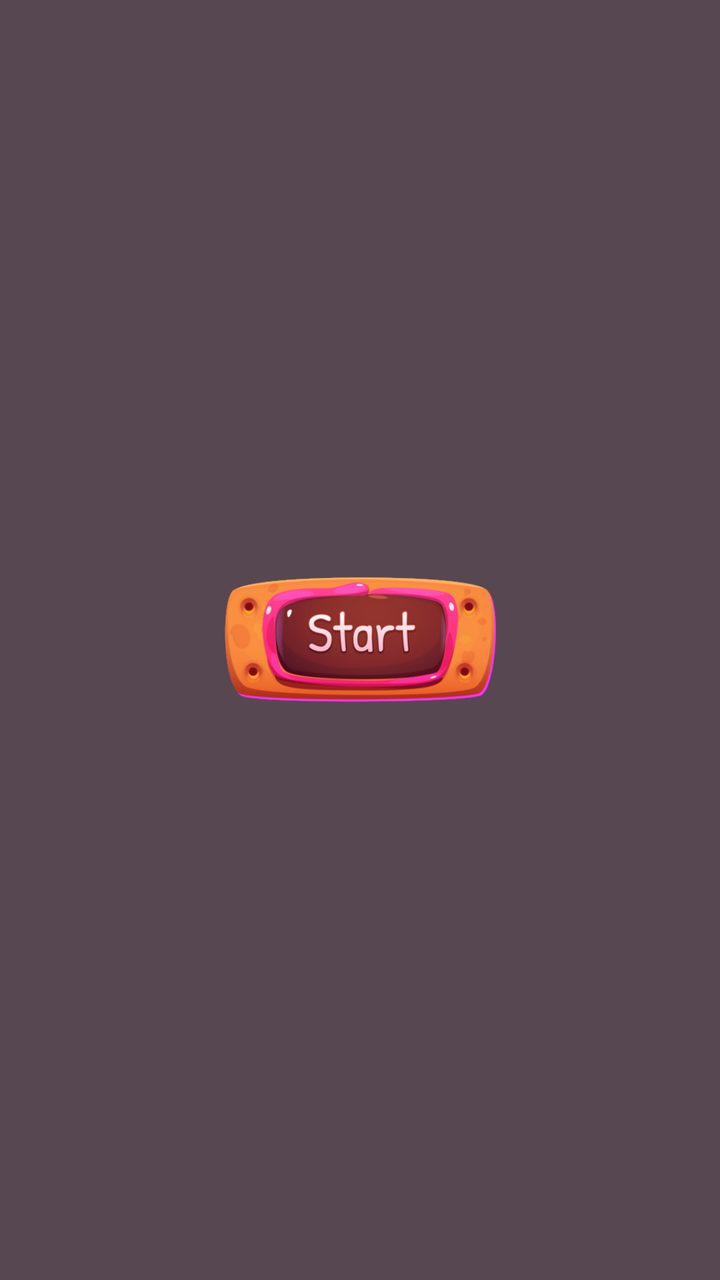
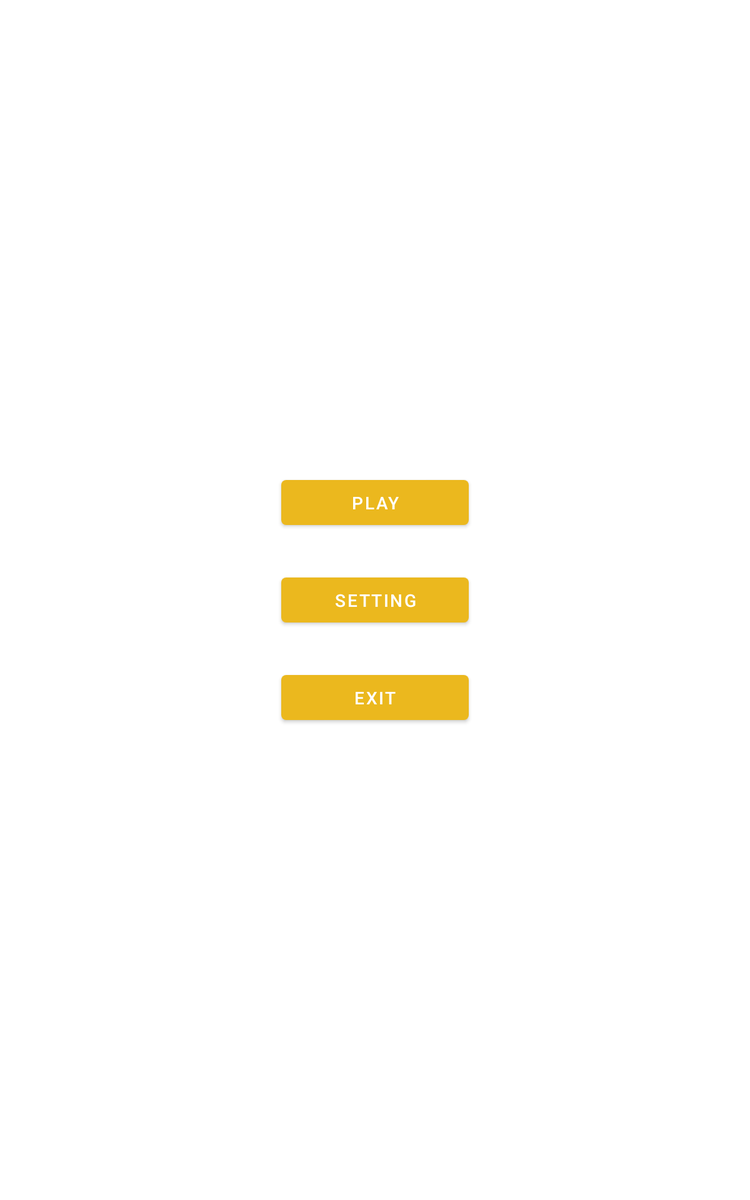

Two renders of one Android screen. The first uses the default layout on a phone; the second uses the alternative layout the repository ships for a different screen configuration, on a matching device. The two XML files are below.
<!-- AndroidManifest.xml: application theme Theme.MyGuide1 -->
<!-- res/layout/activity_main.xml -->
<?xml version="1.0" encoding="utf-8"?>
<RelativeLayout xmlns:android="http://schemas.android.com/apk/res/android"
    xmlns:app="http://schemas.android.com/apk/res-auto"
    xmlns:tools="http://schemas.android.com/tools"
    android:layout_width="match_parent"
    android:layout_height="match_parent"
    tools:context=".MainActivity"
    android:background="#574751">


    <LinearLayout
        android:layout_width="match_parent"
        android:layout_height="wrap_content"
        android:layout_centerInParent="true"
        android:orientation="vertical"
        android:background="#574751">


        <ImageView
            android:id="@+id/start1"
            android:layout_width="match_parent"
            android:layout_height="wrap_content"
            app:srcCompat="@drawable/ic_start1"

            />







    </LinearLayout>




</RelativeLayout>
<!-- resources referenced by this layout -->
<resources>
  <!-- drawable ic_start1: png bitmap (drawable-hdpi, 36708 bytes) -->
  <style name="Theme.MyGuide1" parent="Theme.MaterialComponents.DayNight.NoActionBar">
          
          <item name="colorPrimary">@color/purple_500</item>
          <item name="colorPrimaryVariant">@color/purple_700</item>
          <item name="colorOnPrimary">@color/white</item>
          
          <item name="colorSecondary">@color/teal_200</item>
          <item name="colorSecondaryVariant">@color/teal_700</item>
          <item name="colorOnSecondary">@color/black</item>
          
          <item name="android:statusBarColor" tools:targetApi="21">?attr/colorPrimaryVariant</item>
          
      </style>
  <color name="purple_500">#ebb81e</color>
  <color name="purple_700">#574751</color>
  <color name="white">#FFFFFFFF</color>
  <color name="teal_200">#FF03DAC5</color>
  <color name="teal_700">#FF018786</color>
  <color name="black">#FF000000</color>
</resources>
<!-- res/layout-sw600dp/activity_main.xml (the repository's variant of the layout above) -->
<!-- drawn on a 7-inch tablet held upright -->
<?xml version="1.0" encoding="utf-8"?>
<RelativeLayout xmlns:android="http://schemas.android.com/apk/res/android"
    xmlns:app="http://schemas.android.com/apk/res-auto"
    xmlns:tools="http://schemas.android.com/tools"
    android:layout_width="match_parent"
    android:layout_height="match_parent"
    tools:context=".MainActivity">


    <LinearLayout
        android:layout_width="match_parent"
        android:layout_height="wrap_content"
        android:layout_centerInParent="true"
        android:orientation="vertical">

        
        <Button
        android:id="@+id/play"
        android:layout_width="150dp"
        android:layout_height="wrap_content"
        android:layout_weight="0.4"
        android:layout_gravity="center" 
        android:layout_margin="15dp"
        android:text="PLAY"/>
        <Button
        android:id="@+id/Setting"
        android:layout_width="150dp"
        android:layout_height="wrap_content"
        android:layout_weight="0.4"
        android:layout_gravity="center"
            android:layout_margin="15dp"
        android:text="Setting"/>

        <Button
            android:id="@+id/Exit"
            android:layout_margin="15dp"
            android:layout_width="150dp"
            android:layout_height="wrap_content"
            android:layout_weight="0.4"
            android:layout_gravity="center"
            android:text="Exit"/>
        


    </LinearLayout>




</RelativeLayout>
<!-- resources referenced by the variant -->
<!-- as a 7-inch tablet held upright resolves them -->
<resources>
  <style name="Theme.MyGuide1" parent="Theme.MaterialComponents.DayNight.NoActionBar">
          
          <item name="colorPrimary">@color/purple_500</item>
          <item name="colorPrimaryVariant">@color/purple_700</item>
          <item name="colorOnPrimary">@color/white</item>
          
          <item name="colorSecondary">@color/teal_200</item>
          <item name="colorSecondaryVariant">@color/teal_700</item>
          <item name="colorOnSecondary">@color/black</item>
          
          <item name="android:statusBarColor" tools:targetApi="21">?attr/colorPrimaryVariant</item>
          
      </style>
  <color name="purple_500">#ebb81e</color>
  <color name="purple_700">#574751</color>
  <color name="white">#FFFFFFFF</color>
  <color name="teal_200">#FF03DAC5</color>
  <color name="teal_700">#FF018786</color>
  <color name="black">#FF000000</color>
</resources>
